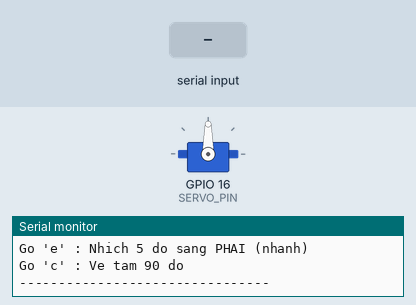
A sketch run on a simulated ESP32-S3. On the bench: servo, the last lines printed to the serial monitor. The inputs (shaded band) are chosen by the test bench.

Above: at 1.2 s.
1.3 s: "a" received over Serial
At 1.9 s:
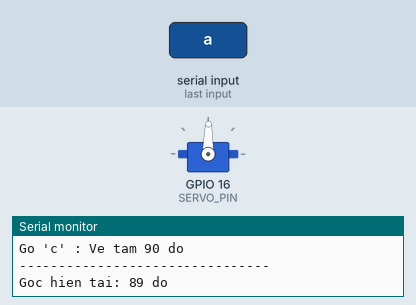
2.8 s: "q" received over Serial
At 4.0 s:
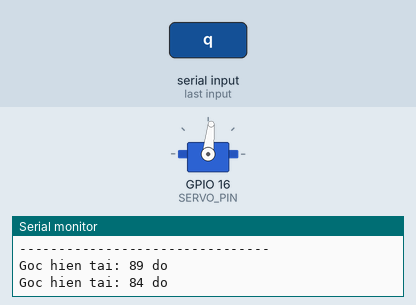
4.3 s: "q" received over Serial
At 5.4 s:
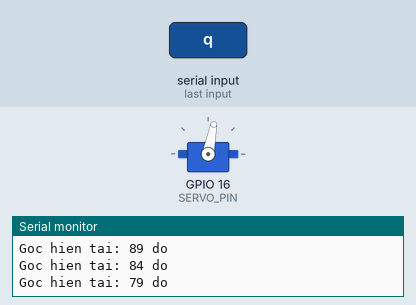
5.8 s: "e" received over Serial
At 6.5 s:
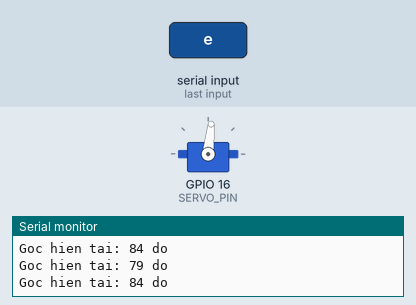
Timing chart, 0 to 8.3 s (numbered marks = the images above; inputs shaded):
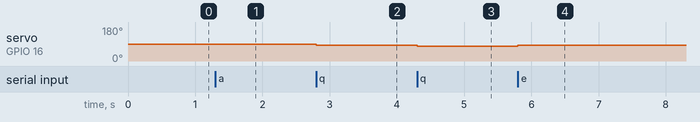

The sketch:

Servo_Test.ino
```cpp
#include <ESP32Servo.h>

Servo servo;
// GPIO 18 là PIN_TURN_R của Autonomous_Vehicle — dùng lại sẽ lái xi-nhan
// ngẫu nhiên khi chạy test servo. Chọn GPIO 16 (chân tự do, ngoài USB 19/20).
#define SERVO_PIN 16

int currentAngle = 90;

void setup() {
  Serial.begin(115200);

  ESP32PWM::allocateTimer(0);
  ESP32PWM::allocateTimer(1);
  ESP32PWM::allocateTimer(2);
  ESP32PWM::allocateTimer(3);

  servo.setPeriodHertz(50);
  servo.attach(SERVO_PIN, 500, 2400);

  // Đưa về góc 90 mặc định
  servo.write(currentAngle);

  Serial.println("--- TOOL CAN CHINH THUOC LAI ---");
  Serial.println("Go 'a' : Nhich 1 do sang TRAI");
  Serial.println("Go 'd' : Nhich 1 do sang PHAI");
  Serial.println("Go 'q' : Nhich 5 do sang TRAI (nhanh)");
  Serial.println("Go 'e' : Nhich 5 do sang PHAI (nhanh)");
  Serial.println("Go 'c' : Ve tam 90 do");
  Serial.println("--------------------------------");
}

void loop() {
  if (Serial.available() > 0) {
    char cmd = Serial.read();

    bool changed = false;

    if (cmd == 'a') { currentAngle--; changed = true; }
    else if (cmd == 'd') { currentAngle++; changed = true; }
    else if (cmd == 'q') { currentAngle -= 5; changed = true; }
    else if (cmd == 'e') { currentAngle += 5; changed = true; }
    else if (cmd == 'c') { currentAngle = 90; changed = true; }

    if (changed) {
      currentAngle = constrain(currentAngle, 0, 180);
      servo.write(currentAngle);
      Serial.printf("Goc hien tai: %d do\n", currentAngle);
    }
  }
}
```

Measured:
- after the input at 1.3 s, servo on GPIO 16 (SERVO_PIN): 90° → 89° at once
- after the input at 2.8 s, servo on GPIO 16 (SERVO_PIN): 89° → 84° at once
- after the input at 4.3 s, servo on GPIO 16 (SERVO_PIN): 84° → 79° at once
- after the input at 5.8 s, servo on GPIO 16 (SERVO_PIN): 79° → 84° at once
